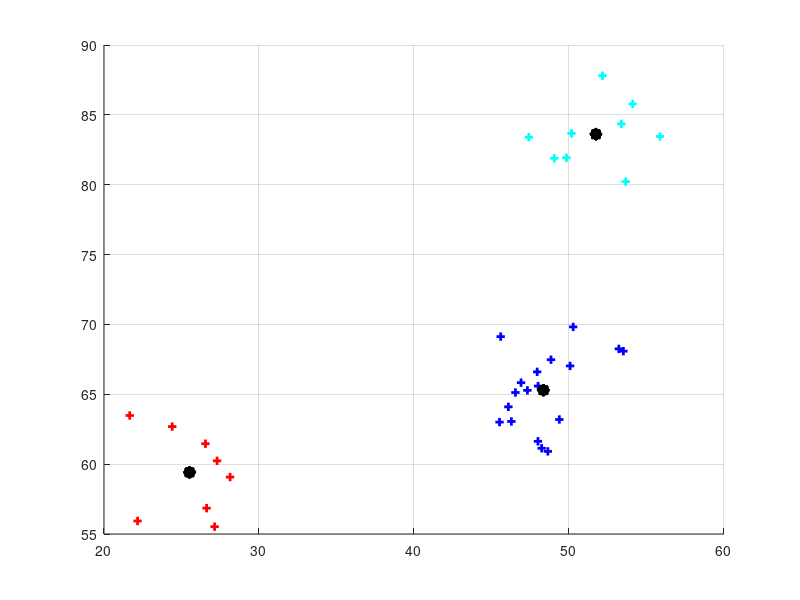

MATLAB code for this plot:
%% This code implements K-means Clustering
% Parameter (K: Number of Clusters, KMI: K-means Iteration)

% Alireza Asvadi
% Department of ECE, SPR Lab
% Babol (Noshirvani) University of Technology
% Questions regarding the code may be directed to:
% http://www.a-asvadi.ir/
% 2013
%% Clear Memory & Command Window
clc
clear all
close all
%% Generate Points
Sigma = [0.5 0.05; 0.05 0.5];
f1    = mvnrnd([0.5 0]  ,Sigma,100);
f2    = mvnrnd([0.5 0.5],Sigma,100);
f3    = mvnrnd([0.5 1]  ,Sigma,100);
f4    = mvnrnd([0.5 1.5],Sigma,100);
X     = [f1;f2;f3;f4];
load P;
% F = [1 2 8 6 5 4 7 8 9 6 5 4 1 ; 15 25 38 41 24 15 36 17 28 28 11 15 17];
F = P;
%% K-means
K     = 3;                                            % Cluster Numbers
KMI   = 40;                                           % K-means Iteration
CENTS = F( ceil(rand(K,1)*size(F,1)) ,:);             % Cluster Centers
DAL   = zeros(size(F,1),K+2);                         % Distances and Labels
CV    = '+r+b+c+m+k+yorobocomokoysrsbscsmsksy';       % Color Vector

for n = 1:KMI
        
   for i = 1:size(F,1)
      for j = 1:K  
        DAL(i,j) = norm(F(i,:) - CENTS(j,:));      
      end
      [Distance CN] = min(DAL(i,1:K));                % 1:K are Distance from Cluster Centers 1:K 
      DAL(i,K+1) = CN;                                % K+1 is Cluster Label
      DAL(i,K+2) = Distance;                          % K+2 is Minimum Distance
   end
   for i = 1:K
      A = (DAL(:,K+1) == i);                          % Cluster K Points
      CENTS(i,:) = mean(F(A,:));                      % New Cluster Centers
      if sum(isnan(CENTS(:))) ~= 0                    % If CENTS(i,:) Is Nan Then Replace It With Random Point
         NC = find(isnan(CENTS(:,1)) == 1);           % Find Nan Centers
         for Ind = 1:size(NC,1)
         CENTS(NC(Ind),:) = F(randi(size(F,1)),:);
         end
      end
   end
   
%% Plot   
clf
figure(1)
hold on

 for i = 1:K
PT = F(DAL(:,K+1) == i,:);                            % Find points of each cluster    
plot(PT(:,1),PT(:,2),CV(2*i-1:2*i),'LineWidth',2)    % Plot points with determined color and shape
plot(CENTS(:,1),CENTS(:,2),'*k','LineWidth',7 )   % Plot cluster centers
 end

hold off
grid on
pause(0.1)

end